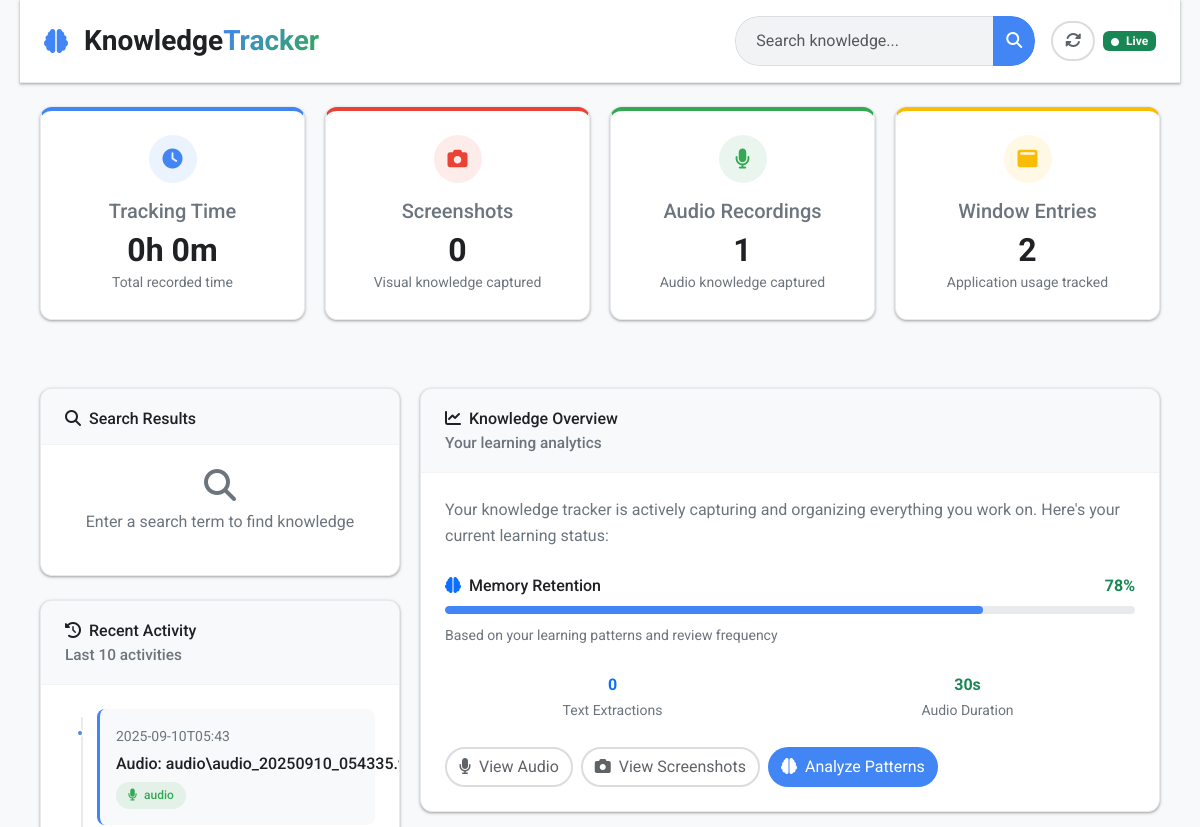
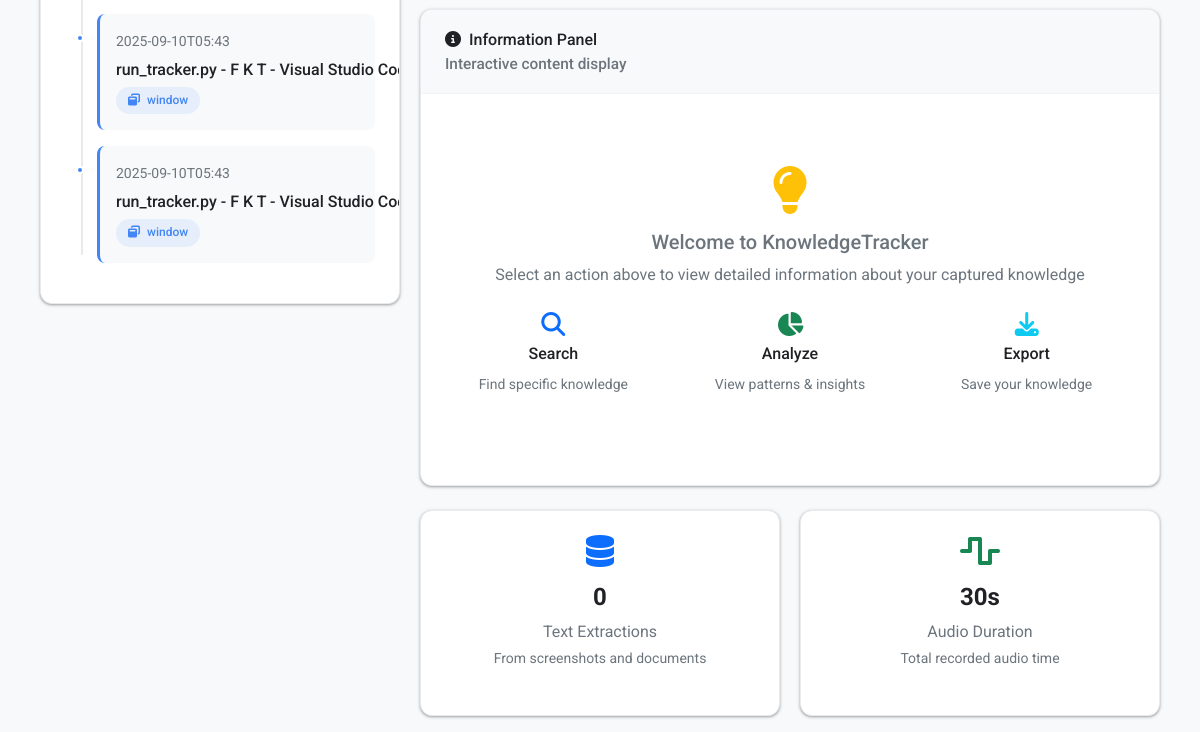
Before: / with the older database file (2 pictures, top to bottom).
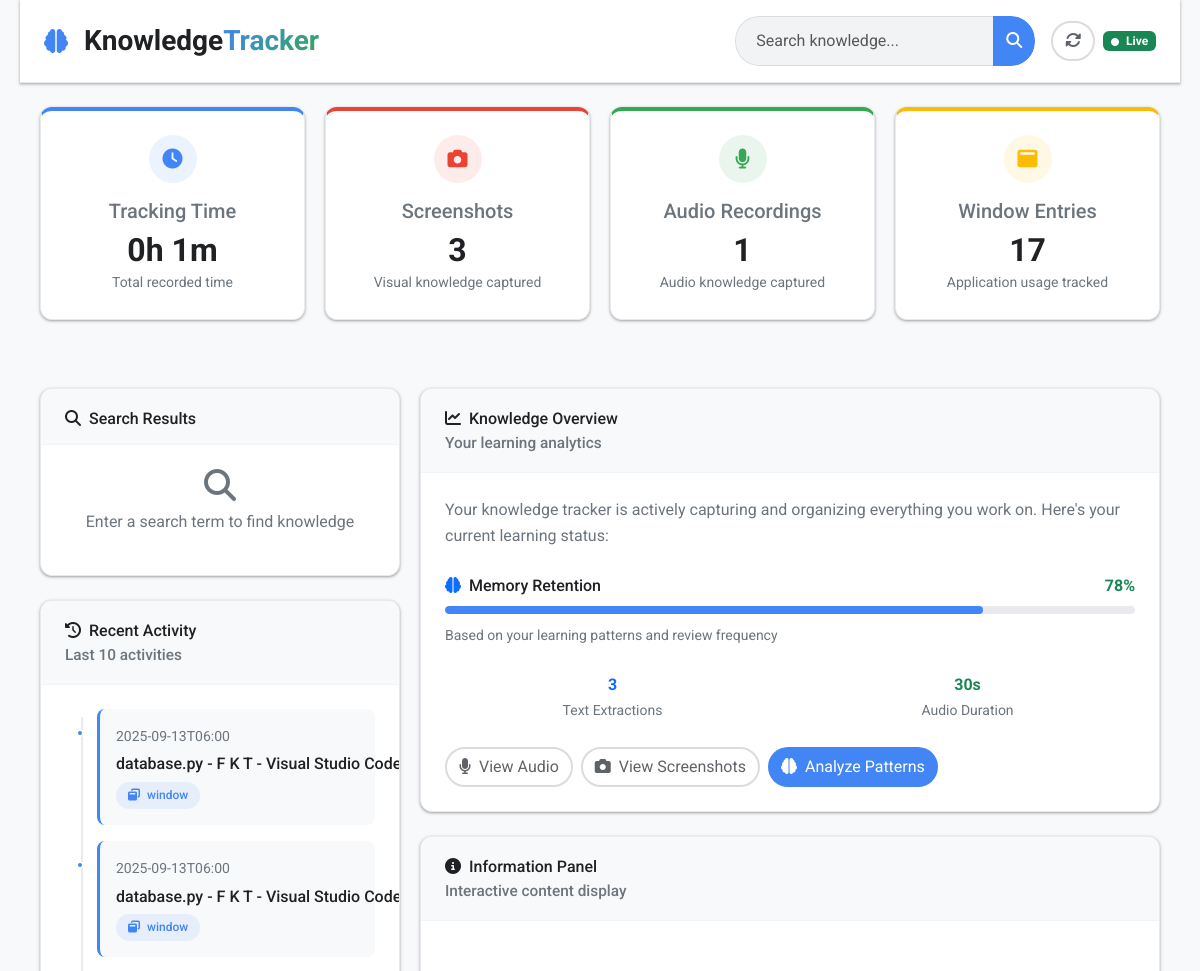
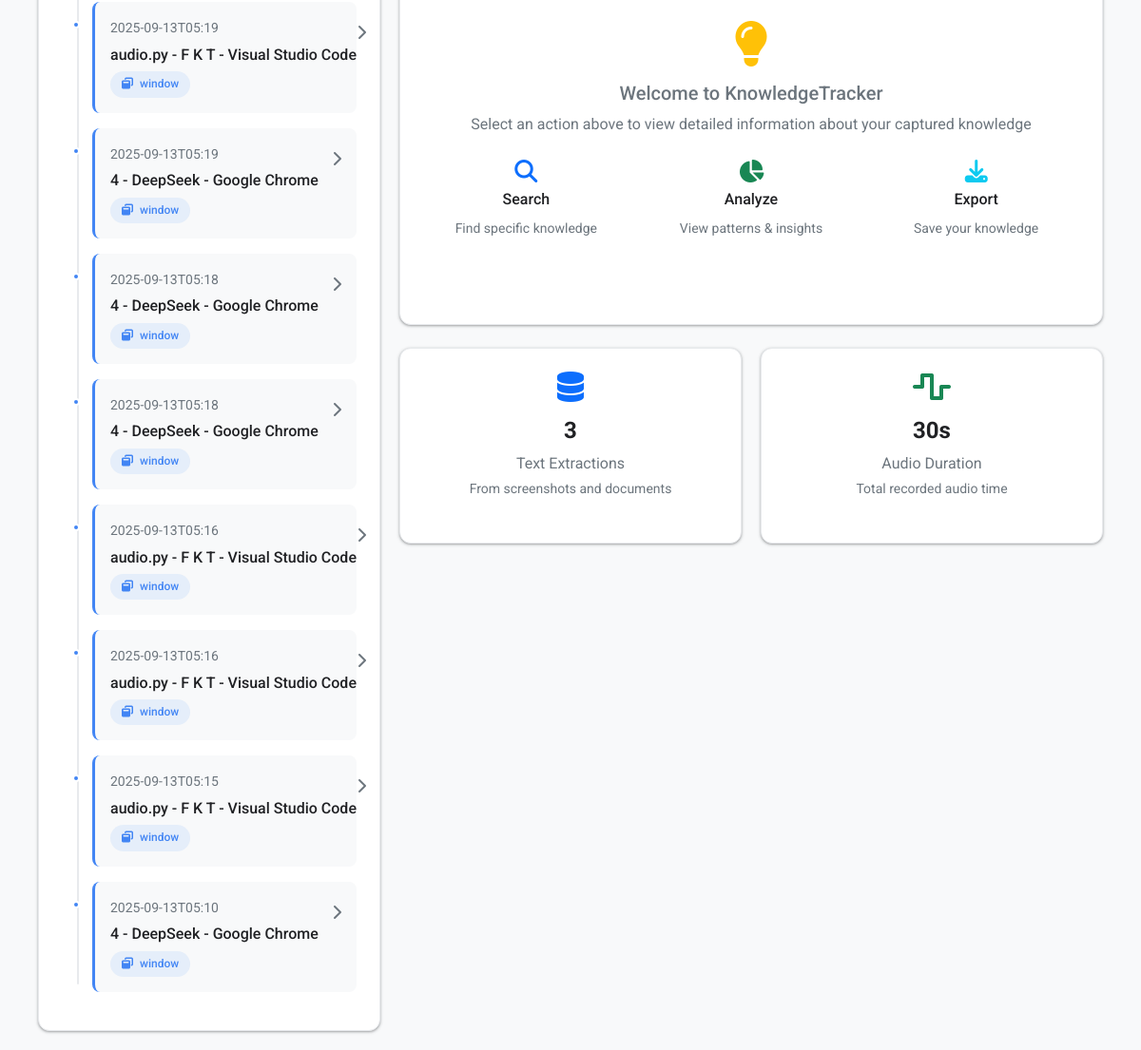
After: the same page with the newer database file (2 pictures, top to bottom).
### tables this page shows
CREATE TABLE audio_recordings (
            id INTEGER PRIMARY KEY,
            file_path TEXT NOT NULL,
            timestamp TEXT NOT NULL,
            duration INTEGER NOT NULL,
            transcribed_text TEXT,
            confidence REAL,
            word_count INTEGER,
            keywords TEXT,
            is_educational INTEGER,
            created_at TEXT DEFAULT CURRENT_TIMESTAMP
        );

CREATE TABLE window_history (
            id INTEGER PRIMARY KEY,
            title TEXT NOT NULL,
            app TEXT NOT NULL,
            start_time TEXT NOT NULL,
            duration INTEGER NOT NULL,
            created_at TEXT DEFAULT CURRENT_TIMESTAMP
        );

### app/app.py (the view)
@app.route('/')
def dashboard():
    try:
        stats = get_system_stats()
        recent_activity = get_recent_activity(limit=10)
        return render_template('dashboard.html',
                             stats=stats,
                             recent_activity=recent_activity,
                             now=datetime.now().timestamp())  # Add timestamp for cache busting
    except Exception as e:
        print(f"Error rendering dashboard: {e}")
        stats = get_system_stats()
        recent_activity = get_recent_activity(limit=10)
        return f"""
        <html>
        <head><title>Forgotten Knowledge Tracker</title></head>
        <body>
            <h1>Forgotten Knowledge Tracker</h1>
            <p>Error loading template: {e}</p>
            <p>Stats: {stats}</p>
        </body>
        </html>
        """

### app/app.py (called while the page is built)
def get_db_connection():
    return sqlite3.connect(DB_PATH)

### app/templates/dashboard.html (shortened to what the changed rows need)
{% extends "base.html" %}
{% block content %}
<div class="container-fluid">
    <div class="row mb-4">
        <div class="col-xl-3 col-md-6 mb-4">
            <div class="stats-card stats-card-1 hover-lift">
                <div class="stats-icon stats-icon-1">
                    <i class="fas fa-clock"></i>
                </div>
                <h5 class="text-muted mb-2">Tracking Time</h5>
                <h2 class="fw-bold mb-0" id="tracking-time">{{ stats.total_tracking_time }}</h2>
                <small class="text-muted">Total recorded time</small>
            </div>
        </div>
        <div class="col-xl-3 col-md-6 mb-4">
            <div class="stats-card stats-card-2 hover-lift">
                <div class="stats-icon stats-icon-2">
                    <i class="fas fa-camera"></i>
                </div>
                <h5 class="text-muted mb-2">Screenshots</h5>
                <h2 class="fw-bold mb-0" id="screenshots-count">{{ stats.screenshot_count }}</h2>
                <small class="text-muted">Visual knowledge captured</small>
            </div>
        </div>
        <div class="col-xl-3 col-md-6 mb-4">
            <div class="stats-card stats-card-3 hover-lift">
                <h2 class="fw-bold mb-0" id="audio-recordings">{{ stats.audio_recordings }}</h2>
            </div>
        </div>
        <div class="col-xl-3 col-md-6 mb-4">
            <div class="stats-card stats-card-4 hover-lift">
                <div class="stats-icon stats-icon-4">
                    <i class="fas fa-window-maximize"></i>
                </div>
                <h5 class="text-muted mb-2">Window Entries</h5>
                <h2 class="fw-bold mb-0" id="window-entries">{{ stats.window_entries }}</h2>
                <small class="text-muted">Application usage tracked</small>
            </div>
        </div>
    </div>
    <div class="row">
        <div class="col-lg-4">
            <div class="google-card shadow-hover">
                <div class="google-card-body">
                    <div class="activity-timeline" id="activity-timeline">
                        {% if recent_activity %}
                            {% for activity in recent_activity %}
                            <div class="timeline-item mb-3">
                                <div class="d-flex justify-content-between align-items-start">
                                    <div style="flex: 1;">
                                        <small class="text-muted d-block mb-1">
                                            {{ activity.timestamp[:16] if activity.timestamp else 'Unknown date' }}
                                        </small>
                                        <p class="mb-1 fw-medium text-truncate">
                                            {{ activity.title[:50] if activity.title else 'No title' }}
                                        </p>
                                        <span class="google-badge badge-{{ activity.type if activity.type else 'window' }}">
                                            <i class="fas fa-{{ 'window-restore' if activity.type == 'window' else 'microphone' if activity.type == 'audio' else 'camera' }} me-1"></i>
                                            {{ activity.type if activity.type else 'window' }}
                                        </span>
                                    </div>
                                    <i class="fas fa-chevron-right text-muted mt-2"></i>
                                </div>
                            </div>
                            {% endfor %}
                        {% else %}
                            <div class="text-center text-muted py-3">
                                <i class="fas fa-inbox mb-2" style="font-size: 2rem;"></i>
                                <p>No recent activity found</p>
                            </div>
                        {% endif %}
                    </div>
                </div>
            </div>
        </div>
        <div class="col-lg-8">
            <div class="google-card mb-4 shadow-hover">
                <div class="google-card-body">
                    <div class="row mb-4">
                        <div class="col-6">
                            <div class="text-center">
                                <div class="text-primary fw-bold" id="ocr-count">{{ stats.ocr_count }}</div>
                                <small class="text-muted">Text Extractions</small>
                            </div>
                        </div>
                    </div>
                </div>
            </div>
            <div class="row mt-4">
                <div class="col-md-6 mb-3">
                    <div class="google-card shadow-hover h-100">
                        <div class="google-card-body text-center">
                            <i class="fas fa-database text-primary mb-3" style="font-size: 2rem;"></i>
                            <h4 class="fw-bold" id="ocr-count-card">{{ stats.ocr_count }}</h4>
                            <p class="text-muted mb-0">Text Extractions</p>
                            <small class="text-muted">From screenshots and documents</small>
                        </div>
                    </div>
                </div>
            </div>
        </div>
    </div>
</div>
{% endblock %}

Changed rows visible on the page:
no longer on this page (row unchanged): audio_recordings: timestamp "2025-09-10T05:43", title "Audio:…", type "audio"
no longer on this page (row unchanged): window_history: start_time "2025-09-10T05:43", title "run_tracker.py - F K T - Visual Studio…", type "window"
no longer on this page (row unchanged): window_history: start_time "2025-09-10T05:43", title "run_tracker.py - F K T - Visual Studio…", type "window"
added window_history: start_time "2025-09-13T06:00", title "database.py - F K T - Visual Studio Code", type "window"
added window_history: start_time "2025-09-13T06:00", title "database.py - F K T - Visual Studio Code", type "window"
added window_history: start_time "2025-09-13T05:19", title "audio.py - F K T - Visual Studio Code", type "window"
added window_history: start_time "2025-09-13T05:19", title "4 - DeepSeek - Google Chrome", type "window"
added window_history: start_time "2025-09-13T05:18", title "4 - DeepSeek - Google Chrome", type "window"
added window_history: start_time "2025-09-13T05:18", title "4 - DeepSeek - Google Chrome", type "window"
added window_history: start_time "2025-09-13T05:16", title "audio.py - F K T - Visual Studio Code", type "window"
added window_history: start_time "2025-09-13T05:16", title "audio.py - F K T - Visual Studio Code", type "window"
added window_history: start_time "2025-09-13T05:15", title "audio.py - F K T - Visual Studio Code", type "window"
added window_history: start_time "2025-09-13T05:10", title "4 - DeepSeek - Google Chrome", type "window"
Other visible differences:
{{ stats.total_tracking_time }}: "0h 0m" → "0h 1m"
{{ stats.screenshot_count }}: "0" → "3"
{{ stats.window_entries }}: "2" → "17"
{{ stats.ocr_count }}: "0" → "3"
